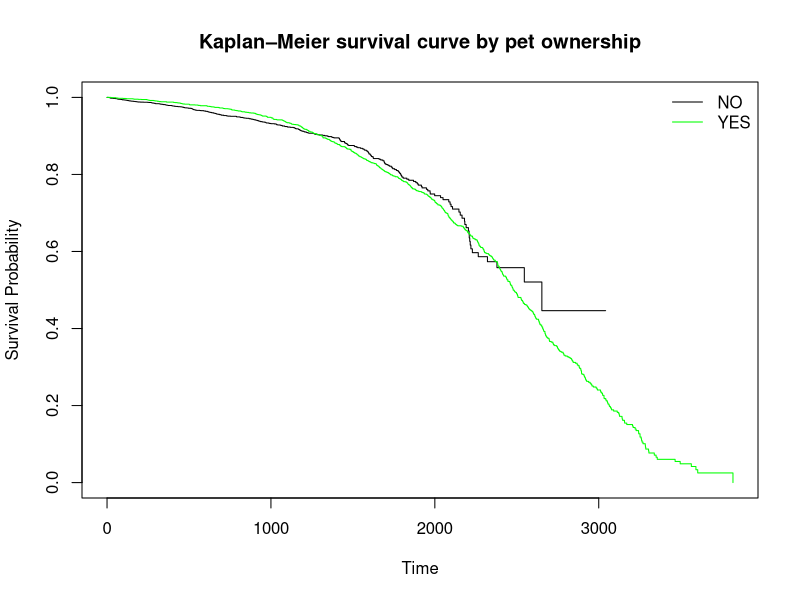
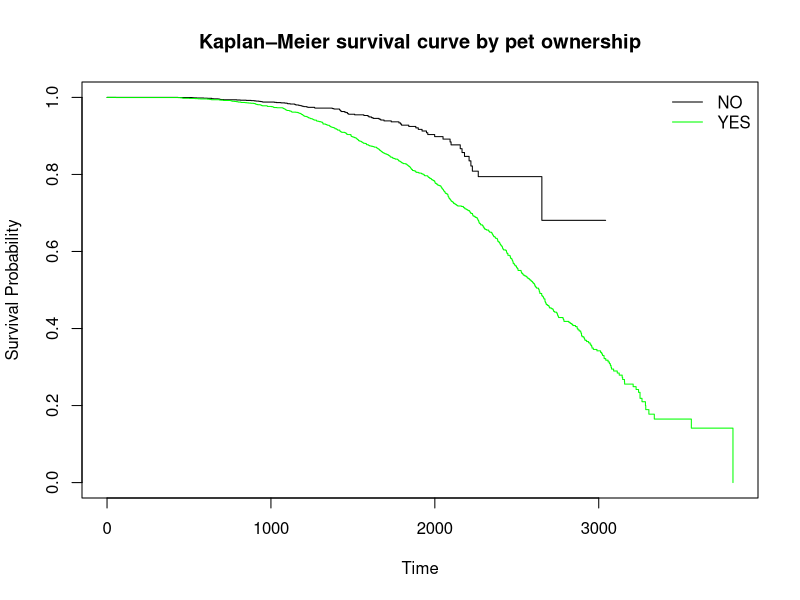
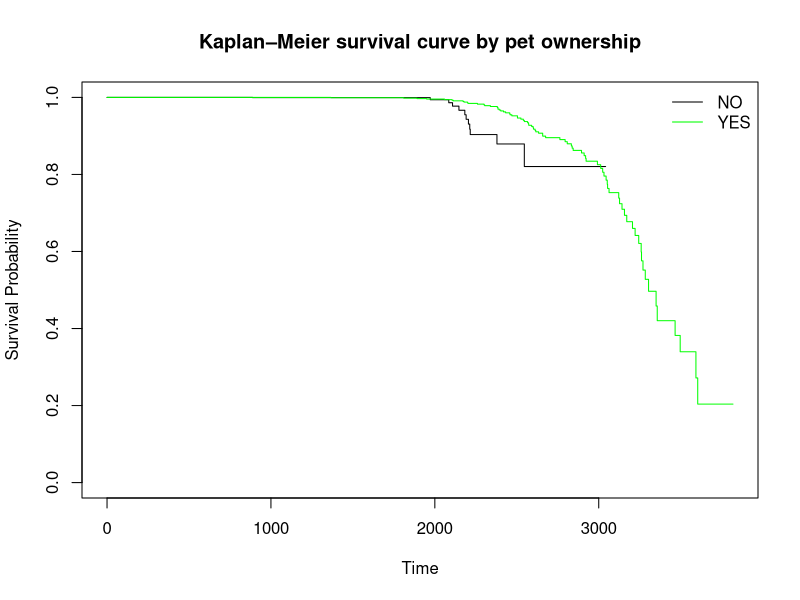
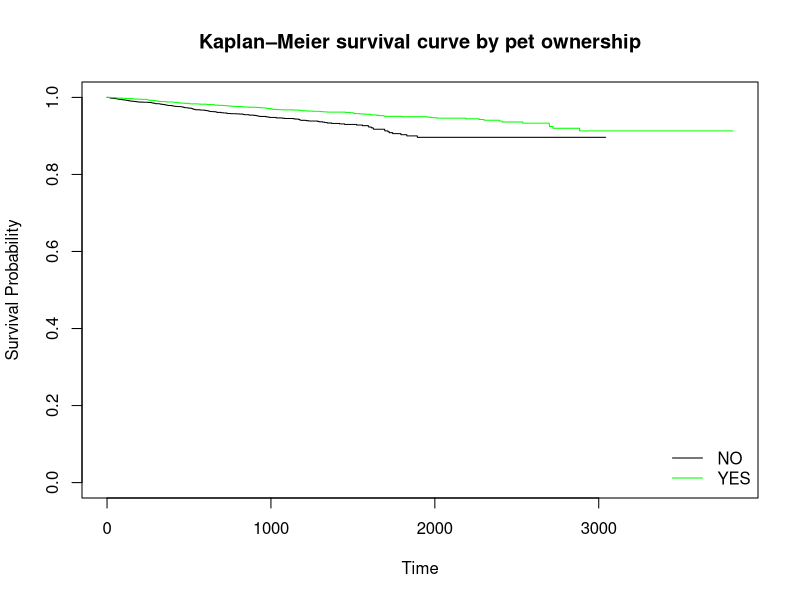

Generate these figures, in order, with R:
## ---- chunk 1
library(survival)
library(km.ci)
library(glue)
# data
data <- read.csv('data/DirtSlurper3100.csv', 
                 skip = 12,                  # We skip fist 12 rows
                 stringsAsFactors = FALSE,   # does not convert strings to factor
                 na.strings = "---")         # code for finding NA

## ---- chunk 2
data$Registration.date <- as.Date(data$Registration.date, format = "%d%b%Y")
data$Failure.date <- as.Date(data$Failure.date, format = "%d%b%Y")

## ---- chunk 3
data[is.na(data)] <- ""
## ---- chunk 4
# Censored machine
data$censored.machine <- 0
data$censored.machine[data$Sent.for.repair == "YES"] <- 1

# Censored battery 
data$censored.battery <- 0
data$censored.battery[(data$Sent.for.repair == "YES") & (data$Battery.status == "Damage")] <- 1

# Censored impact sensor 
data$censored.impact <- 0
data$censored.impact[(data$Sent.for.repair == "YES") & (data$Impact.status == "Damage")] <- 1

# Censored IR sensor 
data$censored.IR <- 0
data$censored.IR[(data$Sent.for.repair == "YES") & (data$IR.status == "Damage")] <- 1

## ---- chunk 5
fit.machineAnimals <- survfit(Surv(Total.usage.time, censored.machine) ~ Pets, data = data)

# Plot survival curves
plot(fit.machineAnimals, col = c("black", "green"), lty = 1,
     xlab = "Time", ylab = "Survival Probability", conf.int = FALSE, main = "Kaplan–Meier survival curve by pet ownership")
legend("topright", legend = levels(as.factor(data$Pets)), 
       col = c("black", "green"), lty = 1, bty = "n")

## ---- chunk 6
# Statistical test
survdiff(Surv(Total.usage.time, censored.machine) ~ Pets, data = data)

## ---- chunk 7
fit.BatteryAnimals <- survfit(Surv(Total.usage.time, censored.battery) ~ Pets, data = data)

# Plot survival curves
plot(fit.BatteryAnimals, col = c("black", "green"), lty = 1,
     xlab = "Time", ylab = "Survival Probability", conf.int = FALSE, main = "Kaplan–Meier survival curve by pet ownership")
legend("topright", legend = levels(as.factor(data$Pets)), 
       col = c("black", "green"), lty = 1, bty = "n")

## ---- chunk 8

survdiff(Surv(Total.usage.time, censored.battery) ~ Pets, data = data)

## ---- chunk 9
fit.impactAnimals <- survfit(Surv(Total.usage.time, censored.impact) ~ Pets, data = data)

# Plot survival curves
plot(fit.impactAnimals, col = c("black", "green"), lty = 1,
     xlab = "Time", ylab = "Survival Probability", conf.int = FALSE, main = "Kaplan–Meier survival curve by pet ownership")
legend("topright", legend = levels(as.factor(data$Pets)), 
       col = c("black", "green"), lty = 1, bty = "n")

## ---- chunk 10
survdiff(Surv(Total.usage.time, censored.impact) ~ Pets, data = data)
## ---- chunk 11
fit.IRAnimals <- survfit(Surv(Total.usage.time, censored.IR) ~ Pets, data = data)

# Plot survival curves
plot(fit.IRAnimals, col = c("black", "green"), lty = 1,
     xlab = "Time", ylab = "Survival Probability", conf.int = FALSE, main = "Kaplan–Meier survival curve by pet ownership")
legend("bottomright", legend = levels(as.factor(data$Pets)), 
       col = c("black", "green"), lty = 1, bty = "n")

## ---- chunk 12
survdiff(Surv(Total.usage.time, censored.IR) ~ Pets, data = data)

